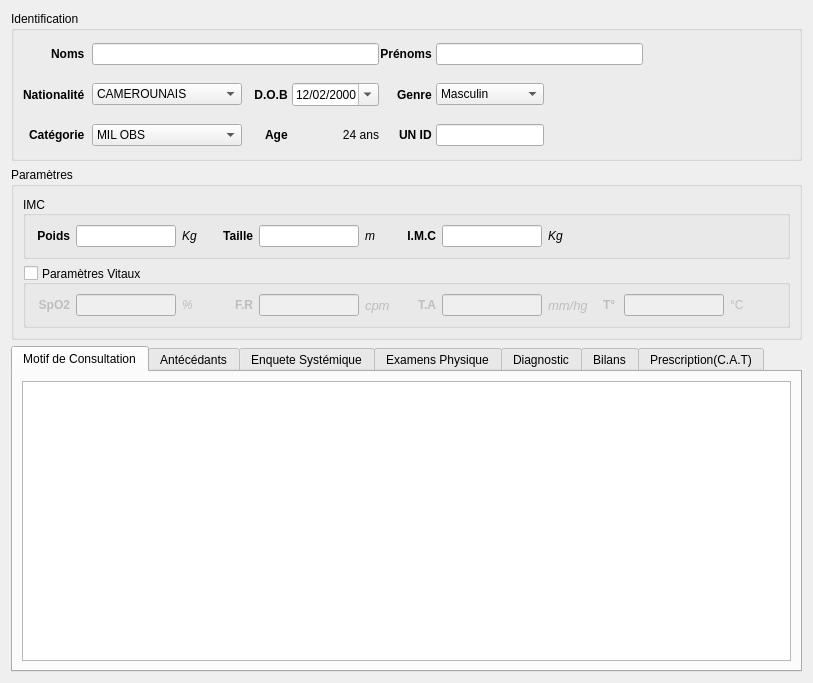
<?xml version="1.0" encoding="UTF-8"?>
<ui version="4.0">
 <class>PatientConsultationForm</class>
 <widget class="QWidget" name="PatientConsultationForm">
  <property name="geometry">
   <rect>
    <x>0</x>
    <y>0</y>
    <width>813</width>
    <height>683</height>
   </rect>
  </property>
  <property name="minimumSize">
   <size>
    <width>810</width>
    <height>680</height>
   </size>
  </property>
  <property name="windowTitle">
   <string>Consultaion Patient</string>
  </property>
  <layout class="QGridLayout" name="mainLayout">
   <item row="0" column="0">
    <widget class="QGroupBox" name="identificationBox">
     <property name="sizePolicy">
      <sizepolicy hsizetype="Expanding" vsizetype="Preferred">
       <horstretch>0</horstretch>
       <verstretch>0</verstretch>
      </sizepolicy>
     </property>
     <property name="maximumSize">
      <size>
       <width>16777215</width>
       <height>150</height>
      </size>
     </property>
     <property name="title">
      <string>Identification</string>
     </property>
     <layout class="QHBoxLayout" name="horizontalLayout_2">
      <property name="topMargin">
       <number>0</number>
      </property>
      <property name="rightMargin">
       <number>0</number>
      </property>
      <property name="bottomMargin">
       <number>0</number>
      </property>
      <item>
       <layout class="QGridLayout" name="identificationLayout" rowstretch="0,0,0">
        <property name="horizontalSpacing">
         <number>1</number>
        </property>
        <item row="0" column="1" colspan="4">
         <widget class="QLineEdit" name="name">
          <property name="clearButtonEnabled">
           <bool>true</bool>
          </property>
         </widget>
        </item>
        <item row="0" column="6" colspan="4">
         <widget class="QLineEdit" name="surname">
          <property name="clearButtonEnabled">
           <bool>true</bool>
          </property>
         </widget>
        </item>
        <item row="2" column="3">
         <widget class="QLabel" name="label_3">
          <property name="font">
           <font>
            <bold>true</bold>
           </font>
          </property>
          <property name="text">
           <string>Age </string>
          </property>
          <property name="alignment">
           <set>Qt::AlignRight|Qt::AlignTrailing|Qt::AlignVCenter</set>
          </property>
         </widget>
        </item>
        <item row="1" column="5">
         <widget class="QLabel" name="label_4">
          <property name="font">
           <font>
            <bold>true</bold>
           </font>
          </property>
          <property name="text">
           <string>Genre </string>
          </property>
          <property name="alignment">
           <set>Qt::AlignRight|Qt::AlignTrailing|Qt::AlignVCenter</set>
          </property>
         </widget>
        </item>
        <item row="2" column="0">
         <widget class="QLabel" name="label_7">
          <property name="font">
           <font>
            <bold>true</bold>
           </font>
          </property>
          <property name="text">
           <string>Catégorie  </string>
          </property>
          <property name="alignment">
           <set>Qt::AlignRight|Qt::AlignTrailing|Qt::AlignVCenter</set>
          </property>
         </widget>
        </item>
        <item row="2" column="4">
         <widget class="QLabel" name="label_24">
          <property name="text">
           <string>24 ans</string>
          </property>
          <property name="alignment">
           <set>Qt::AlignRight|Qt::AlignTrailing|Qt::AlignVCenter</set>
          </property>
         </widget>
        </item>
        <item row="1" column="0">
         <widget class="QLabel" name="label_5">
          <property name="font">
           <font>
            <bold>true</bold>
           </font>
          </property>
          <property name="text">
           <string>Nationalité  </string>
          </property>
          <property name="alignment">
           <set>Qt::AlignRight|Qt::AlignTrailing|Qt::AlignVCenter</set>
          </property>
         </widget>
        </item>
        <item row="0" column="5">
         <widget class="QLabel" name="label_2">
          <property name="font">
           <font>
            <bold>true</bold>
           </font>
          </property>
          <property name="text">
           <string>Prénoms </string>
          </property>
          <property name="alignment">
           <set>Qt::AlignRight|Qt::AlignTrailing|Qt::AlignVCenter</set>
          </property>
         </widget>
        </item>
        <item row="0" column="0">
         <widget class="QLabel" name="label">
          <property name="font">
           <font>
            <bold>true</bold>
           </font>
          </property>
          <property name="text">
           <string>Noms  </string>
          </property>
          <property name="alignment">
           <set>Qt::AlignRight|Qt::AlignTrailing|Qt::AlignVCenter</set>
          </property>
         </widget>
        </item>
        <item row="1" column="3">
         <widget class="QLabel" name="label_23">
          <property name="font">
           <font>
            <bold>true</bold>
           </font>
          </property>
          <property name="text">
           <string>D.O.B </string>
          </property>
          <property name="alignment">
           <set>Qt::AlignRight|Qt::AlignTrailing|Qt::AlignVCenter</set>
          </property>
         </widget>
        </item>
        <item row="1" column="4">
         <widget class="QDateEdit" name="dateEdit">
          <property name="alignment">
           <set>Qt::AlignRight|Qt::AlignTrailing|Qt::AlignVCenter</set>
          </property>
          <property name="buttonSymbols">
           <enum>QAbstractSpinBox::UpDownArrows</enum>
          </property>
          <property name="showGroupSeparator" stdset="0">
           <bool>true</bool>
          </property>
          <property name="currentSection">
           <enum>QDateTimeEdit::DaySection</enum>
          </property>
          <property name="displayFormat">
           <string>dd/MM/yyyy</string>
          </property>
          <property name="calendarPopup">
           <bool>true</bool>
          </property>
          <property name="timeSpec">
           <enum>Qt::LocalTime</enum>
          </property>
          <property name="date">
           <date>
            <year>2000</year>
            <month>2</month>
            <day>12</day>
           </date>
          </property>
         </widget>
        </item>
        <item row="2" column="1" colspan="2">
         <widget class="QComboBox" name="comboBox_2">
          <property name="sizePolicy">
           <sizepolicy hsizetype="Expanding" vsizetype="Fixed">
            <horstretch>0</horstretch>
            <verstretch>0</verstretch>
           </sizepolicy>
          </property>
          <property name="minimumSize">
           <size>
            <width>150</width>
            <height>0</height>
           </size>
          </property>
          <item>
           <property name="text">
            <string>MIL OBS</string>
           </property>
          </item>
          <item>
           <property name="text">
            <string>UNIPO</string>
           </property>
          </item>
          <item>
           <property name="text">
            <string>STAFF OFF</string>
           </property>
          </item>
          <item>
           <property name="text">
            <string>TROOP</string>
           </property>
          </item>
          <item>
           <property name="text">
            <string>INT STAFF</string>
           </property>
          </item>
          <item>
           <property name="text">
            <string>LOCAL STAFF</string>
           </property>
          </item>
          <item>
           <property name="text">
            <string>UN-AFP</string>
           </property>
          </item>
          <item>
           <property name="text">
            <string>LOCAL POP</string>
           </property>
          </item>
         </widget>
        </item>
        <item row="1" column="1" colspan="2">
         <widget class="QComboBox" name="nationality">
          <property name="sizePolicy">
           <sizepolicy hsizetype="Expanding" vsizetype="Fixed">
            <horstretch>0</horstretch>
            <verstretch>0</verstretch>
           </sizepolicy>
          </property>
          <property name="minimumSize">
           <size>
            <width>150</width>
            <height>0</height>
           </size>
          </property>
          <item>
           <property name="text">
            <string>CAMEROUNAIS</string>
           </property>
          </item>
          <item>
           <property name="text">
            <string>CENTRAFRICAIN</string>
           </property>
          </item>
          <item>
           <property name="text">
            <string>PERUVIEN</string>
           </property>
          </item>
          <item>
           <property name="text">
            <string>BANGLADESHI</string>
           </property>
          </item>
         </widget>
        </item>
        <item row="2" column="5">
         <widget class="QLabel" name="label_6">
          <property name="font">
           <font>
            <bold>true</bold>
           </font>
          </property>
          <property name="text">
           <string>UN ID </string>
          </property>
          <property name="alignment">
           <set>Qt::AlignRight|Qt::AlignTrailing|Qt::AlignVCenter</set>
          </property>
         </widget>
        </item>
        <item row="2" column="6" colspan="2">
         <widget class="QLineEdit" name="reg_number">
          <property name="sizePolicy">
           <sizepolicy hsizetype="Preferred" vsizetype="Fixed">
            <horstretch>0</horstretch>
            <verstretch>0</verstretch>
           </sizepolicy>
          </property>
          <property name="clearButtonEnabled">
           <bool>true</bool>
          </property>
         </widget>
        </item>
        <item row="1" column="6" colspan="2">
         <widget class="QComboBox" name="gender">
          <property name="sizeAdjustPolicy">
           <enum>QComboBox::AdjustToContents</enum>
          </property>
          <item>
           <property name="text">
            <string>Masculin</string>
           </property>
          </item>
          <item>
           <property name="text">
            <string>Feminin</string>
           </property>
          </item>
         </widget>
        </item>
       </layout>
      </item>
      <item>
       <widget class="QLabel" name="label_22">
        <property name="minimumSize">
         <size>
          <width>150</width>
          <height>150</height>
         </size>
        </property>
        <property name="maximumSize">
         <size>
          <width>150</width>
          <height>16777215</height>
         </size>
        </property>
        <property name="text">
         <string/>
        </property>
        <property name="pixmap">
         <pixmap resource="../../../../../core/ui/views.qrc">:/icons/icons/person.jpg</pixmap>
        </property>
        <property name="alignment">
         <set>Qt::AlignCenter</set>
        </property>
       </widget>
      </item>
     </layout>
    </widget>
   </item>
   <item row="1" column="0">
    <widget class="QGroupBox" name="groupBox_2">
     <property name="maximumSize">
      <size>
       <width>16777215</width>
       <height>180</height>
      </size>
     </property>
     <property name="title">
      <string>Paramètres</string>
     </property>
     <property name="flat">
      <bool>true</bool>
     </property>
     <layout class="QGridLayout" name="gridLayout_2">
      <item row="0" column="0">
       <widget class="QGroupBox" name="groupBox_3">
        <property name="title">
         <string>IMC</string>
        </property>
        <property name="alignment">
         <set>Qt::AlignLeading|Qt::AlignLeft|Qt::AlignVCenter</set>
        </property>
        <layout class="QHBoxLayout" name="horizontalLayout_8">
         <item>
          <layout class="QHBoxLayout" name="horizontalLayout_3">
           <item>
            <widget class="QLabel" name="label_8">
             <property name="maximumSize">
              <size>
               <width>35</width>
               <height>16777215</height>
              </size>
             </property>
             <property name="font">
              <font>
               <bold>true</bold>
              </font>
             </property>
             <property name="text">
              <string>Poids</string>
             </property>
             <property name="alignment">
              <set>Qt::AlignRight|Qt::AlignTrailing|Qt::AlignVCenter</set>
             </property>
            </widget>
           </item>
           <item>
            <widget class="QLineEdit" name="weight">
             <property name="maximumSize">
              <size>
               <width>100</width>
               <height>16777215</height>
              </size>
             </property>
             <property name="clearButtonEnabled">
              <bool>true</bool>
             </property>
            </widget>
           </item>
           <item>
            <widget class="QLabel" name="label_9">
             <property name="maximumSize">
              <size>
               <width>30</width>
               <height>16777215</height>
              </size>
             </property>
             <property name="font">
              <font>
               <italic>true</italic>
              </font>
             </property>
             <property name="text">
              <string>Kg</string>
             </property>
            </widget>
           </item>
          </layout>
         </item>
         <item>
          <layout class="QHBoxLayout" name="horizontalLayout_4">
           <item>
            <widget class="QLabel" name="label_10">
             <property name="maximumSize">
              <size>
               <width>35</width>
               <height>16777215</height>
              </size>
             </property>
             <property name="font">
              <font>
               <bold>true</bold>
              </font>
             </property>
             <property name="text">
              <string>Taille</string>
             </property>
             <property name="alignment">
              <set>Qt::AlignRight|Qt::AlignTrailing|Qt::AlignVCenter</set>
             </property>
            </widget>
           </item>
           <item>
            <widget class="QLineEdit" name="height">
             <property name="maximumSize">
              <size>
               <width>100</width>
               <height>16777215</height>
              </size>
             </property>
             <property name="clearButtonEnabled">
              <bool>true</bool>
             </property>
            </widget>
           </item>
           <item>
            <widget class="QLabel" name="label_11">
             <property name="maximumSize">
              <size>
               <width>30</width>
               <height>16777215</height>
              </size>
             </property>
             <property name="font">
              <font>
               <italic>true</italic>
              </font>
             </property>
             <property name="text">
              <string>m</string>
             </property>
            </widget>
           </item>
          </layout>
         </item>
         <item>
          <layout class="QHBoxLayout" name="horizontalLayout_5">
           <item>
            <widget class="QLabel" name="label_12">
             <property name="maximumSize">
              <size>
               <width>35</width>
               <height>16777215</height>
              </size>
             </property>
             <property name="font">
              <font>
               <bold>true</bold>
              </font>
             </property>
             <property name="text">
              <string>I.M.C</string>
             </property>
             <property name="alignment">
              <set>Qt::AlignRight|Qt::AlignTrailing|Qt::AlignVCenter</set>
             </property>
            </widget>
           </item>
           <item>
            <widget class="QLineEdit" name="imc">
             <property name="maximumSize">
              <size>
               <width>100</width>
               <height>16777215</height>
              </size>
             </property>
             <property name="readOnly">
              <bool>true</bool>
             </property>
             <property name="clearButtonEnabled">
              <bool>true</bool>
             </property>
            </widget>
           </item>
           <item>
            <widget class="QLabel" name="label_13">
             <property name="font">
              <font>
               <italic>true</italic>
              </font>
             </property>
             <property name="text">
              <string>Kg</string>
             </property>
            </widget>
           </item>
          </layout>
         </item>
        </layout>
       </widget>
      </item>
      <item row="1" column="0">
       <widget class="QGroupBox" name="groupBox_4">
        <property name="font">
         <font>
          <bold>false</bold>
         </font>
        </property>
        <property name="title">
         <string>Paramètres Vitaux</string>
        </property>
        <property name="alignment">
         <set>Qt::AlignLeading|Qt::AlignLeft|Qt::AlignVCenter</set>
        </property>
        <property name="checkable">
         <bool>true</bool>
        </property>
        <property name="checked">
         <bool>false</bool>
        </property>
        <layout class="QHBoxLayout" name="horizontalLayout_9">
         <item>
          <layout class="QHBoxLayout" name="horizontalLayout_6">
           <item>
            <widget class="QLabel" name="label_14">
             <property name="maximumSize">
              <size>
               <width>35</width>
               <height>16777215</height>
              </size>
             </property>
             <property name="font">
              <font>
               <bold>true</bold>
              </font>
             </property>
             <property name="text">
              <string>SpO2</string>
             </property>
             <property name="alignment">
              <set>Qt::AlignRight|Qt::AlignTrailing|Qt::AlignVCenter</set>
             </property>
            </widget>
           </item>
           <item>
            <widget class="QLineEdit" name="oxygene_sat">
             <property name="maximumSize">
              <size>
               <width>100</width>
               <height>16777215</height>
              </size>
             </property>
             <property name="clearButtonEnabled">
              <bool>true</bool>
             </property>
            </widget>
           </item>
           <item>
            <widget class="QLabel" name="label_15">
             <property name="maximumSize">
              <size>
               <width>30</width>
               <height>16777215</height>
              </size>
             </property>
             <property name="font">
              <font>
               <italic>true</italic>
               <bold>false</bold>
              </font>
             </property>
             <property name="text">
              <string>%</string>
             </property>
            </widget>
           </item>
          </layout>
         </item>
         <item>
          <layout class="QHBoxLayout" name="horizontalLayout_7">
           <item>
            <widget class="QLabel" name="label_17">
             <property name="maximumSize">
              <size>
               <width>35</width>
               <height>16777215</height>
              </size>
             </property>
             <property name="font">
              <font>
               <bold>true</bold>
              </font>
             </property>
             <property name="text">
              <string>F.R</string>
             </property>
             <property name="alignment">
              <set>Qt::AlignRight|Qt::AlignTrailing|Qt::AlignVCenter</set>
             </property>
            </widget>
           </item>
           <item>
            <widget class="QLineEdit" name="respiration_freq">
             <property name="maximumSize">
              <size>
               <width>100</width>
               <height>16777215</height>
              </size>
             </property>
             <property name="clearButtonEnabled">
              <bool>true</bool>
             </property>
            </widget>
           </item>
           <item>
            <widget class="QLabel" name="label_16">
             <property name="maximumSize">
              <size>
               <width>30</width>
               <height>16777215</height>
              </size>
             </property>
             <property name="font">
              <font>
               <pointsize>10</pointsize>
               <italic>true</italic>
               <bold>false</bold>
              </font>
             </property>
             <property name="text">
              <string>cpm</string>
             </property>
            </widget>
           </item>
          </layout>
         </item>
         <item>
          <widget class="QLabel" name="label_19">
           <property name="maximumSize">
            <size>
             <width>35</width>
             <height>16777215</height>
            </size>
           </property>
           <property name="font">
            <font>
             <bold>true</bold>
            </font>
           </property>
           <property name="text">
            <string>T.A</string>
           </property>
           <property name="alignment">
            <set>Qt::AlignRight|Qt::AlignTrailing|Qt::AlignVCenter</set>
           </property>
          </widget>
         </item>
         <item>
          <widget class="QLineEdit" name="heart_bit">
           <property name="maximumSize">
            <size>
             <width>100</width>
             <height>16777215</height>
            </size>
           </property>
           <property name="clearButtonEnabled">
            <bool>true</bool>
           </property>
          </widget>
         </item>
         <item>
          <widget class="QLabel" name="label_18">
           <property name="maximumSize">
            <size>
             <width>90</width>
             <height>16777215</height>
            </size>
           </property>
           <property name="font">
            <font>
             <pointsize>10</pointsize>
             <italic>true</italic>
             <bold>false</bold>
            </font>
           </property>
           <property name="text">
            <string>mm/hg</string>
           </property>
          </widget>
         </item>
         <item>
          <widget class="QLabel" name="label_21">
           <property name="maximumSize">
            <size>
             <width>15</width>
             <height>16777215</height>
            </size>
           </property>
           <property name="font">
            <font>
             <bold>true</bold>
            </font>
           </property>
           <property name="text">
            <string>T°</string>
           </property>
          </widget>
         </item>
         <item>
          <widget class="QLineEdit" name="temperature">
           <property name="maximumSize">
            <size>
             <width>100</width>
             <height>16777215</height>
            </size>
           </property>
           <property name="clearButtonEnabled">
            <bool>true</bool>
           </property>
          </widget>
         </item>
         <item>
          <widget class="QLabel" name="label_20">
           <property name="text">
            <string>°C</string>
           </property>
          </widget>
         </item>
        </layout>
       </widget>
      </item>
     </layout>
    </widget>
   </item>
   <item row="2" column="0">
    <widget class="QTabWidget" name="tab">
     <property name="enabled">
      <bool>true</bool>
     </property>
     <property name="movable">
      <bool>true</bool>
     </property>
     <widget class="QWidget" name="consultation_motive_tab">
      <attribute name="title">
       <string>Motif de Consultation</string>
      </attribute>
      <layout class="QGridLayout" name="gridLayout_4">
       <item row="0" column="0">
        <widget class="QPlainTextEdit" name="motivation_text"/>
       </item>
      </layout>
     </widget>
     <widget class="QWidget" name="backgroud_tab">
      <attribute name="title">
       <string>Antécédants</string>
      </attribute>
      <layout class="QGridLayout" name="gridLayout">
       <item row="0" column="0">
        <widget class="QTextEdit" name="antecedant_text"/>
       </item>
      </layout>
     </widget>
     <widget class="QWidget" name="enquete_tab">
      <attribute name="title">
       <string>Enquete Systémique</string>
      </attribute>
      <layout class="QGridLayout" name="gridLayout">
       <item row="0" column="0">
        <widget class="QTextEdit" name="anquete_text"/>
       </item>
      </layout>
     </widget>
     <widget class="QWidget" name="physical_exam_tab">
      <attribute name="title">
       <string>Examens Physique</string>
      </attribute>
      <layout class="QGridLayout" name="gridLayout">
       <item row="0" column="0">
        <widget class="QTextEdit" name="physical_exam_text"/>
       </item>
      </layout>
     </widget>
     <widget class="QWidget" name="diagnosys_tab">
      <attribute name="title">
       <string>Diagnostic</string>
      </attribute>
      <layout class="QGridLayout" name="gridLayout">
       <item row="0" column="0">
        <widget class="QTextEdit" name="diagnosys_text"/>
       </item>
      </layout>
     </widget>
     <widget class="QWidget" name="labtest_tab">
      <attribute name="title">
       <string>Bilans</string>
      </attribute>
      <layout class="QGridLayout" name="gridLayout">
       <item row="0" column="0">
        <widget class="QTextEdit" name="labtest_text"/>
       </item>
      </layout>
     </widget>
     <widget class="QWidget" name="prescription_tab">
      <attribute name="title">
       <string>Prescription(C.A.T)</string>
      </attribute>
      <layout class="QGridLayout" name="gridLayout">
       <item row="0" column="0">
        <widget class="QTextEdit" name="prescription_text"/>
       </item>
      </layout>
     </widget>
    </widget>
   </item>
  </layout>
 </widget>
 <resources>
  <include location="../../../../../core/ui/views.qrc"/>
 </resources>
 <connections/>
</ui>
